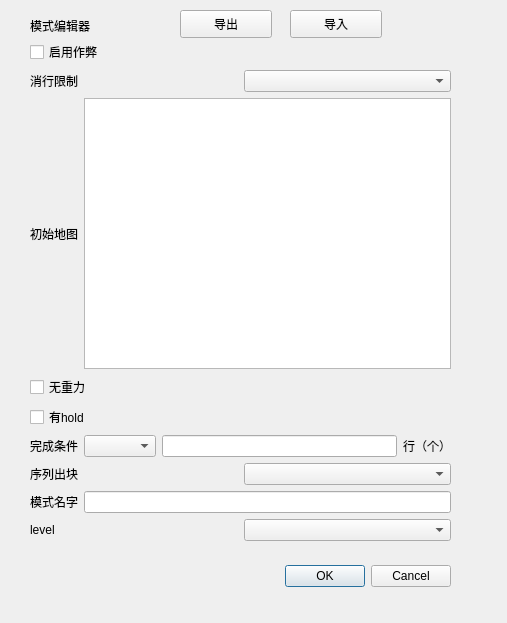
<?xml version="1.0" encoding="UTF-8"?>
<ui version="4.0">
 <class>ModeWindow</class>
 <widget class="QDialog" name="ModeWindow">
  <property name="geometry">
   <rect>
    <x>0</x>
    <y>0</y>
    <width>507</width>
    <height>623</height>
   </rect>
  </property>
  <property name="windowTitle">
   <string>Dialog</string>
  </property>
  <widget class="QDialogButtonBox" name="buttonBox">
   <property name="geometry">
    <rect>
     <x>110</x>
     <y>560</y>
     <width>341</width>
     <height>32</height>
    </rect>
   </property>
   <property name="orientation">
    <enum>Qt::Horizontal</enum>
   </property>
   <property name="standardButtons">
    <set>QDialogButtonBox::Cancel|QDialogButtonBox::Ok</set>
   </property>
  </widget>
  <widget class="QWidget" name="verticalLayoutWidget">
   <property name="geometry">
    <rect>
     <x>30</x>
     <y>40</y>
     <width>421</width>
     <height>501</height>
    </rect>
   </property>
   <layout class="QVBoxLayout" name="verticalLayout">
    <item>
     <widget class="QCheckBox" name="checkBox">
      <property name="text">
       <string>启用作弊</string>
      </property>
     </widget>
    </item>
    <item>
     <layout class="QHBoxLayout" name="horizontalLayout_5">
      <item>
       <widget class="QLabel" name="label_7">
        <property name="text">
         <string>消行限制</string>
        </property>
       </widget>
      </item>
      <item>
       <widget class="QComboBox" name="comboBox_3"/>
      </item>
     </layout>
    </item>
    <item>
     <layout class="QHBoxLayout" name="horizontalLayout_4">
      <item>
       <widget class="QLabel" name="label_6">
        <property name="text">
         <string>初始地图</string>
        </property>
       </widget>
      </item>
      <item>
       <widget class="QPlainTextEdit" name="plainTextEdit"/>
      </item>
     </layout>
    </item>
    <item>
     <widget class="QCheckBox" name="checkBox_3">
      <property name="text">
       <string>无重力</string>
      </property>
     </widget>
    </item>
    <item>
     <widget class="QCheckBox" name="checkBox_2">
      <property name="text">
       <string>有hold</string>
      </property>
     </widget>
    </item>
    <item>
     <layout class="QHBoxLayout" name="horizontalLayout_2">
      <item>
       <widget class="QLabel" name="label_2">
        <property name="text">
         <string>完成条件</string>
        </property>
       </widget>
      </item>
      <item>
       <widget class="QComboBox" name="comboBox"/>
      </item>
      <item>
       <widget class="QLineEdit" name="lineEdit_2"/>
      </item>
      <item>
       <widget class="QLabel" name="label_3">
        <property name="text">
         <string>行（个）</string>
        </property>
       </widget>
      </item>
     </layout>
    </item>
    <item>
     <layout class="QHBoxLayout" name="horizontalLayout_6">
      <item>
       <widget class="QLabel" name="label_8">
        <property name="text">
         <string>序列出块</string>
        </property>
       </widget>
      </item>
      <item>
       <widget class="QComboBox" name="comboBox_4"/>
      </item>
     </layout>
    </item>
    <item>
     <layout class="QHBoxLayout" name="horizontalLayout">
      <item>
       <widget class="QLabel" name="label">
        <property name="text">
         <string>模式名字</string>
        </property>
       </widget>
      </item>
      <item>
       <widget class="QLineEdit" name="lineEdit"/>
      </item>
     </layout>
    </item>
    <item>
     <layout class="QHBoxLayout" name="horizontalLayout_3">
      <item>
       <widget class="QLabel" name="label_5">
        <property name="text">
         <string>level</string>
        </property>
       </widget>
      </item>
      <item>
       <widget class="QComboBox" name="comboBox_2"/>
      </item>
     </layout>
    </item>
   </layout>
  </widget>
  <widget class="QPushButton" name="pushButton">
   <property name="geometry">
    <rect>
     <x>290</x>
     <y>10</y>
     <width>92</width>
     <height>28</height>
    </rect>
   </property>
   <property name="text">
    <string>导入</string>
   </property>
  </widget>
  <widget class="QPushButton" name="pushButton_2">
   <property name="geometry">
    <rect>
     <x>180</x>
     <y>10</y>
     <width>92</width>
     <height>28</height>
    </rect>
   </property>
   <property name="text">
    <string>导出</string>
   </property>
  </widget>
  <widget class="QLabel" name="label_4">
   <property name="geometry">
    <rect>
     <x>30</x>
     <y>10</y>
     <width>121</width>
     <height>31</height>
    </rect>
   </property>
   <property name="text">
    <string>模式编辑器</string>
   </property>
  </widget>
 </widget>
 <resources/>
 <connections>
  <connection>
   <sender>buttonBox</sender>
   <signal>accepted()</signal>
   <receiver>ModeWindow</receiver>
   <slot>accept()</slot>
   <hints>
    <hint type="sourcelabel">
     <x>248</x>
     <y>254</y>
    </hint>
    <hint type="destinationlabel">
     <x>157</x>
     <y>274</y>
    </hint>
   </hints>
  </connection>
  <connection>
   <sender>buttonBox</sender>
   <signal>rejected()</signal>
   <receiver>ModeWindow</receiver>
   <slot>reject()</slot>
   <hints>
    <hint type="sourcelabel">
     <x>316</x>
     <y>260</y>
    </hint>
    <hint type="destinationlabel">
     <x>286</x>
     <y>274</y>
    </hint>
   </hints>
  </connection>
 </connections>
</ui>
